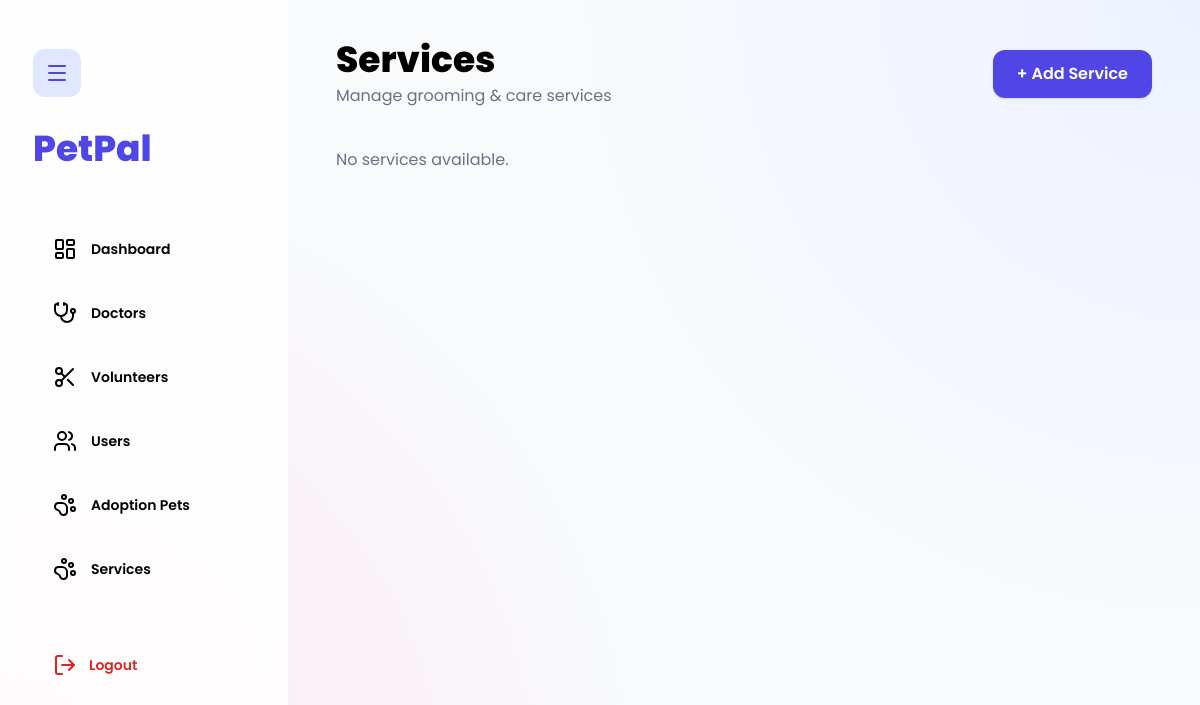
Before: /petadmin/services/ (signed in) with the older database file.
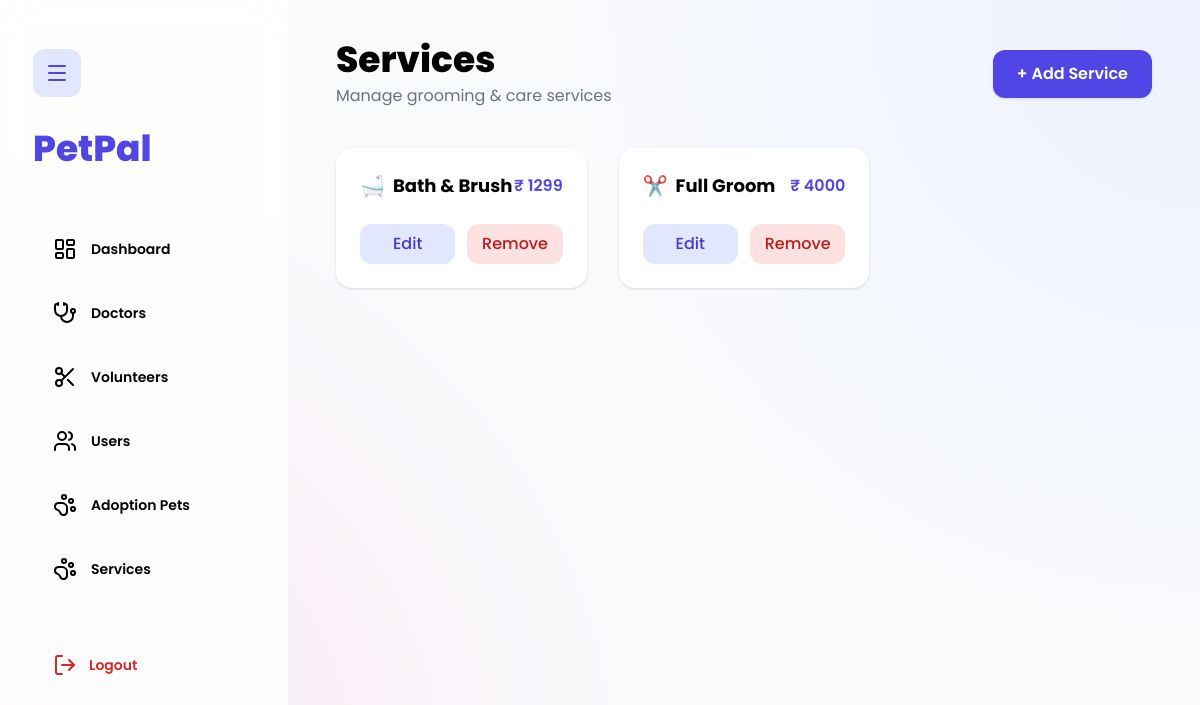
After: the same page with the newer database file.
### petapp/models.py (models this page shows, shortened)
class Service(models.Model):
    name = models.CharField(max_length=100)
    price = models.CharField(max_length=100)
    icon = models.CharField(
        max_length=10,
        blank=True,
        null=True,
        help_text="Emoji icon for the service (e.g. 🛁 ✂️ 💅)"
    )

### Petadmin/views.py (the view)
# urls.py: path('services/', views.serviceAdmin, name='serviceAdmin'),
def serviceAdmin(request):
    if "admin_id" not in request.session:
        return redirect("petadmin:loginAdmin")
    services = Service.objects.all()
    return render(request, "petadmin/servicesAdmin.html", {
        "services": services
    })

### templates/Petadmin/servicesAdmin.html (shortened to what this page needs)
{% extends "petadmin/baseAdmin.html" %}
{% load static %}
{% block content %}
<div class="flex justify-between items-center mb-10">
  <div>
    <h1 class="text-4xl font-extrabold">Services</h1>
    <p class="text-gray-500 mt-1">Manage grooming & care services</p>
  </div>
  <a href="{% url 'petadmin:addServiceAdmin' %}"
     class="px-6 py-3 rounded-xl bg-indigo-600 text-white font-semibold
            hover:bg-indigo-700 transition shadow">
    + Add Service
  </a>
</div>
<div class="grid md:grid-cols-3 gap-8">
{% for service in services %}
<div class="bg-white p-6 rounded-2xl shadow
            hover:shadow-xl transition duration-300">
  <div class="flex items-center justify-between mb-2">
    <h3 class="font-bold text-lg flex items-center gap-2">
      <span class="text-xl">{{ service.icon }}</span>
      {{ service.name }}
    </h3>
    <span class="text-indigo-600 font-semibold text-base">
      ₹ {{ service.price }}
    </span>
  </div>
  <div class="flex gap-3 mt-6">
    <a href="{% url 'petadmin:editServiceAdmin' service.id %}"
       class="flex-1 text-center py-2 rounded-xl
              bg-indigo-100 text-indigo-700 font-medium
              hover:bg-indigo-200 transition">
      Edit
    </a>
    <a href="{% url 'petadmin:deleteServiceAdmin' service.id %}"
       onclick="return confirm('Remove this service?')"
       class="flex-1 text-center py-2 rounded-xl
              bg-red-100 text-red-700 font-medium
              hover:bg-red-200 transition">
      Remove
    </a>
  </div>
</div>
{% empty %}
<p class="text-gray-500">No services available.</p>
{% endfor %}
</div>
{% endblock %}

Changed rows visible on the page:
added Service: icon "🛁", name "Bath & Brush", price "1299"
added Service: icon "✂️", name "Full Groom", price "4000"
Other visible differences:
text no longer shown: "No services available."
